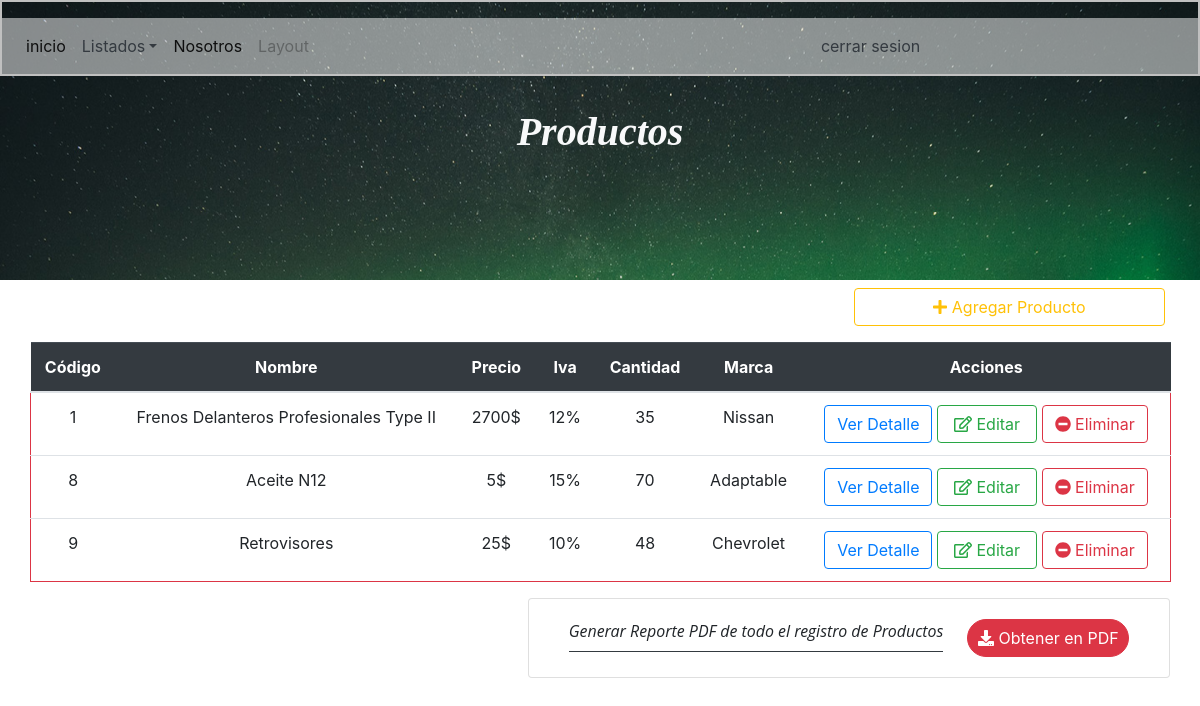
/App/Views/crudProd/listar.php, run on the app's committed database.
### tables this page shows
CREATE TABLE `producto` (
  `id_Producto` int(8) NOT NULL,
  `idCategoria` int(6) NOT NULL,
  `precioProd` float NOT NULL,
  `iva` int(2) NOT NULL,
  `stockMax` int(20) NOT NULL,
  `stockMin` int(20) NOT NULL,
  `cantProd` int(4) NOT NULL,
  `marca` varchar(30) NOT NULL
);

CREATE TABLE `categoria` (
  `idCategoria` int(6) NOT NULL,
  `nombreProd` varchar(50) NOT NULL,
  `año` year(4) NOT NULL
);

### App/Models/conex.php (called while the page is built)
<?php
class Conex{
	public static function Conection(){
		try{
		$conex = new PDO('mysql:host=localhost;dbname=sistema', "root", "", array(PDO::MYSQL_ATTR_INIT_COMMAND => "SET NAMES utf8"));
		return $conex;
			} catch(Exception $e){
				echo "Error presente en ".$e->getMessage();
		}
	}
}
?>

### App/Views/crudProd/listar.php (the view, shortened to what this page needs)
<?php
include '../../Models/conex.php';
	$cox = new Conex();
	$sentencia = $cox->Conection()->query('SELECT * FROM producto, categoria WHERE cantProd > stockMin AND categoria.idCategoria = producto.idCategoria');
	$productos = $sentencia->fetchAll(PDO::FETCH_OBJ);
?>
<!DOCTYPE html>
<html lang="es">
<head>
	<link rel="stylesheet" type="text/css" href="../../../css/all.min.css">
	<link rel="stylesheet" type="text/css" href="../../../css/bootstrap.min.css">
	<link rel="stylesheet" type="text/css" href="../../../css/style.css">
</head>
<body>
	<header class="header">
		<div class="encabezado">
<nav class="navbar navbar-expand-lg navbar-light mt-3" style="background-color: rgba( 255, 255, 255, .5);
">
  <div class="collapse navbar-collapse" id="navbarSupportedContent">
    <ul class="navbar-nav mr-auto">
      <li class="nav-item active">
        <a class="nav-link" href="../../../index.php">inicio</a>
      </li>
      <li class="nav-item dropdown">
       <a class="nav-link text-dark dropdown-toggle" href="#" id="navbarDropdown" role="button" data-toggle="dropdown" aria-haspopup="true" aria-expanded="false">Listados</a>
      </li>
       <li class="nav-item active">
        <a class="nav-link" href="#">Nosotros</a>
      </li>
      <li class="nav-item">
        <a class="nav-link disabled" href="#" tabindex="-1" aria-disabled="true">Layout</a>
      </li>
      <div class="d-flex" style="margin-left: 30rem">
      	 <li class="nav-item">
        <a class="nav-link text-dark" style="font-family: 'Lato', sans-serif;" href="#"></a>
      </li>
       <li class="nav-item">
        <a class="nav-link text-dark" href="../sessionOff.php">cerrar sesion</a>
      </li>
      </div>
    </ul>
  </div>
</nav>
</div>
<h1 class="text-center text-light font-weight-bold mt-2 font-italic">Productos</h1>
	</header>
	<div class="container mt-2">
<div class="col col-3 float-right mr-3">
	<a href="agregar.php" class="btn btn-block btn-outline-warning mb-3"><i class="fas fa-plus"></i> Agregar Producto</a>
	</div>
	<table class="table">
		<thead class="table-dark">
			<tr>
			<th class="text-center" scope="col">Código</th>
			<th class="text-center" scope="col">Nombre</th>
			<th class="text-center" scope="col">Precio</th>
			<th class="text-center" scope="col">Iva</th>
			<th class="text-center" scope="col">Cantidad</th>
			<th class="text-center" scope="col">Marca</th>
			<th class="text-center">Acciones</th>
			</tr>
		</thead>
		<tbody>
<?php
foreach($productos as $dato){
?>
<tr class="border border-danger">
	<td class="text-center"><?php echo $dato->id_Producto;?></td>
	<td class="text-capitalize text-center"><?php echo $dato->nombreProd;?></td>
	<td class="text-center"><?php echo $dato->precioProd."$";?></td>
	<td class="text-center"><?php echo $dato->iva."%";?></td>
	<td class="text-center"><?php echo $dato->cantProd;?></td>
	<td class="text-center"><?php echo $dato->marca;?></td>
	<td class="text-center">
	<a href="detalle.php?id=<?php echo $dato->id_Producto; ?>" class="btn btn-outline-primary">Ver Detalle</a>
	<a href="editar.php?id=<?php echo $dato->id_Producto; ?>" class="btn btn-outline-success px-3"><i class="far fa-edit"></i> Editar</a>
	<a href="eliminar.php?id=<?php echo $dato->id_Producto; ?>" class="btn btn-outline-danger" onclick="confirm('¿Desea Eliminar?')"><i class="fas fa-minus-circle"></i> Eliminar</a>
			</td>
			</tr>
<?php
}
?>
	</tbody>
	</table>
	<div class="card float-right" style="width: 40rem;">
<div class="card-body badge-pill">
<div class="d-flex justify-content-center">
<div>
<p class="card-text font-italic mr-4 border-bottom border-dark pb-2">Generar Reporte PDF de todo el registro de Productos</p>
</div>
	<a href="../../Models/ReportPdf/productoPDF.php" class="btn btn-danger badge-pill"><i class="fas fa-download"></i> Obtener en PDF</a>
</div>
</div>
</div>
</div>
</body>
</html>

### css/style.css (style rules this page uses)
*, *:before, *:after { box-sizing: inherit; }
h1 { font-family: 'Georgia', 'Times New Roman', serif; }
p { font-family: 'Open sans', sans-serif; }
.header { background-image: url('../img/slide.jpg'); background-size: cover; background-position: center; background-attachment: fixed; height: 35vh; }
.encabezado { margin-bottom: 2rem; margin-top: 0; border: 2px solid silver; }

### data on the page
producto: id_Producto "1", idCategoria.nombreProd "Frenos Delanteros Profesionales Type II", precioProd "2700", iva "12", cantProd "35", marca "Nissan"
producto: id_Producto "8", idCategoria.nombreProd "Aceite N12", precioProd "5", iva "15", cantProd "70", marca "Adaptable"
producto: id_Producto "9", idCategoria.nombreProd "Retrovisores", precioProd "25", iva "10", cantProd "48", marca "Chevrolet"
